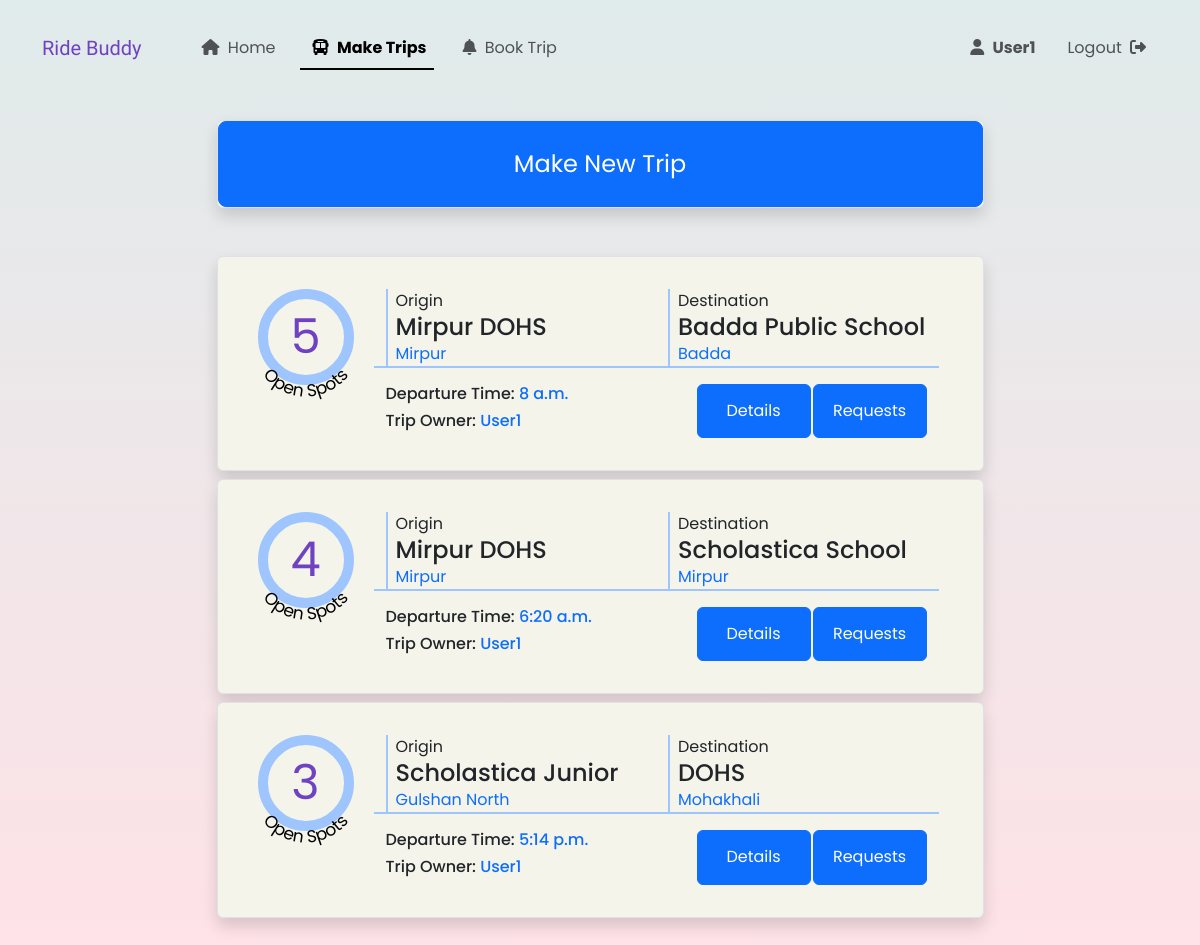
The app's page /make_trip (signed in) with its own data.
### RideSharing/models.py (models this page shows, shortened)
class User(AbstractUser):
    pass

class Trips(models.Model):
    origin = models.ForeignKey(Locations, on_delete = models.CASCADE, related_name = 'start_point')
    destination = models.ForeignKey(Locations, on_delete = models.CASCADE, related_name = 'end_point')
    description_text = models.TextField(null=True, blank=True)
    departure_time = models.TimeField()
    open_seats = models.IntegerField()
    valid_till = models.DateField()
    trip_owner = models.ForeignKey(User, on_delete = models.CASCADE)

class Locations(models.Model):
    LOCATION_TYPES = (
        ('school', 'School'),
        ('residential', 'Residential'),
    )
    location_area = models.CharField(max_length=200)
    location_name = models.CharField(max_length=200)
    embarcation_text = models.CharField(max_length=200)
    type = models.CharField(max_length=20, choices=LOCATION_TYPES)
    def __str__(self):
        return f"{self.location_area} - {self.location_name}"

### RideSharing/views.py (the view)
# urls.py: path("make_trip", views.make_trip, name="make_trip"),
@login_required(login_url ='/login')
def make_trip(request):
    active_user = get_object_or_404(User, pk = request.user.id)
    if request.method == "POST":
        new_trip_form = TripsForm(request.POST)
        if new_trip_form.is_valid():
            new_trip_form.cleaned_data["trip_owner"] = active_user
            TripsForm(new_trip_form.cleaned_data).save()
    inital_form = TripsForm(initial={
        'trip_owner' : active_user
    }).render("form_snippets/form.html")
    today = timezone.now().date()
    my_active_trips = Trips.objects.filter(valid_till__gte=today, trip_owner_id = request.user.id)
    my_active_trips_spots = addremaining_spots(my_active_trips)
    return render(request, "make_trip.html", {
        'trip_form': inital_form,
        'my_active_trips': my_active_trips_spots
    })

### RideSharing/utils.py (called while the page is built)
def find_remaining_spots(underlying_trip):
    total_approved_bookings = Spot_Bookings.objects.filter(trip = underlying_trip, approval_status = True).aggregate(Sum('spots_requested'))['spots_requested__sum']
    remaining_spots = underlying_trip.open_seats
    if total_approved_bookings:
        remaining_spots = underlying_trip.open_seats - total_approved_bookings
    return remaining_spots

def addremaining_spots(trips):
    trip_spot = []
    for trip in trips:
        open_spot = find_remaining_spots(trip)
        trip_spot.append({
            'trip': trip,
            'open_spot':open_spot
        })
    return trip_spot

### RideSharing/templates/component_snippets/navbar_links_set2.html (shortened to what this page needs)
{% if user.is_authenticated %}
                <li class="nav-item">
                    <a class="nav-link" href="{% url 'mypage' %} ">
                        <div class="position-relative">
                            <i class="fa-solid fa-user m-1"></i>
                            <strong>
                                {{ user.username }}
                            </strong>
                        </div>
                    </a>
                </li>
                <li class="nav-item">
                    <a class="nav-link" href="{% url 'logout' %}">
                        Logout
                        <i class="fa-solid fa-right-from-bracket m-1"></i>
                    </a>
                </li>
                {% endif %}

### RideSharing/templates/component_snippets/trips_list.html (shortened to what this page needs)
{% for trip in trips %}
<div id="trips_box_{{trip.trip.id}}" class="border shadow boxes rounded w-100 mx-auto mb-2 position-relative tripsbox">
    <div class="d-flex justify-content-center">
        <div class="mx-2">
            <div style="position: relative;">
                <div class="border-primary-subtle open_seats_container d-flex justify-content-center align-items-center">
                    <div id="open_spots_{{trip.trip.id}}"
                    {% if trip.open_spot %}
                        style="color: var(--bs-purple);"
                    {% else %}
                        style="color: var(--bs-red);"
                    {% endif %}
                    >
                        {{trip.open_spot}}
                    </div>
                    <svg viewBox="0 0 200 200" class="position-absolute" style="overflow:visible; z-index: 1; bottom: -12%; left: -6%; width: 112%; height: 112%;">
                        <text font-size="32" fill="black">
                            <textPath href="#textCircle" startOffset="50%" text-anchor="middle">
                                Open Spots
                            </textPath>
                        </text>
                    </svg>
                </div>
            </div>
        </div>
        <div class=" flex-fill px-4">
            <div class="row row-cols-1 gy-3 row-cols-sm-2 border-bottom border-primary-subtle border-2">
                {% include 'component_snippets/location_look.html' with location=trip.trip.origin type='Origin' %}
                {% include 'component_snippets/location_look.html' with location=trip.trip.destination type='Destination' %}
            </div>
            <div class="mt-3 d-sm-flex  justify-content-between">
                <div class="me-5 d-flex flex-column"
                style="min-width: fit-content;
                flex-grow: 1;
                ">
                    <h6>
                        Departure Time: <span class="text-primary">{{trip.trip.departure_time}}</span>
                    </h6>
                    <h6>
                        Trip Owner: <span class="text-primary">{{trip.trip.trip_owner|capfirst}}</span>
                    </h6>
                </div>
                <div class="justify-content-end"
                style="
                display: flex;
                flex-wrap: wrap;
                flex-basis: 230px;
                flex-shrink: 1;
                gap: 2px;"
                >
                    <button class="btn btn-primary" style="flex-basis: 100px; flex-grow: 1;" type="button"
                        data-bs-toggle="collapse"
                        data-bs-target="#comments_space_{{trip.trip.id}}"
                        aria-expanded="false">
                        Details
                    </button>
                    <button class="btn btn-primary action_button" style="flex-basis: 100px; flex-grow: 1" type="button"
                    {% if booking_trips %}
                    onclick="handle_form_fetch(event, true)"
                    {% else %}
                    onclick="handle_form_fetch(event, false)"
                    {% endif %}
                        data-bs-toggle="collapse"
                        data-bs-target="#form_space_{{trip.trip.id}}"
                        data-targettripid="{{trip.trip.id}}"
                        data-spec_booking="{{spec_booking}}"
                        aria-expanded="false">
                            {% if booking_trips %}
                                Book Spot
                            {% else %}
                                Requests
                            {% endif %}
                    </button>
                </div>
            </div>
        </div>
    </div>
</div>
{% endfor %}

### RideSharing/templates/component_snippets/location_look.html
<div class="col">
    <div class="border-start border-2 border-primary-subtle ps-2">
    {{type}}
        <h4 class="mb-0">
            {{location.location_name}}
        </h4>
        <div class="text-primary">
            {{location.location_area}}
        </div>
    </div>
</div>

### RideSharing/static/styles.css (style rules this page uses)
body { background: linear-gradient(rgb(224, 235, 235), rgb(255, 226, 231)); overflow-x: hidden; min-height: 100vh; }
.boxes { padding: 2rem; max-width: 767px; background-color: rgb(244, 244, 235); }
.open_seats_container { border-radius: 50%; border: 10px solid; width: 6rem; height: 6rem; font-size: 3rem; }

### RideSharing/templates/layout.html (style rules this page uses)
body { font-family: "Poppins", sans-serif; }

### records on screen
User: username "User1"
Trips: open_spot "5", type "Origin Destination", trip.departure_time "8 a.m.", trip.trip_owner "User1"
Locations: location_name "Mirpur DOHS", location_area "Mirpur"
Locations: location_name "Badda Public School", location_area "Badda"
Trips: open_spot "4", type "Origin Destination", trip.departure_time "6:20 a.m.", trip.trip_owner "User1"
Locations: location_name "Scholastica School", location_area "Mirpur"
Trips: open_spot "3", type "Origin Destination", trip.departure_time "5:14 p.m.", trip.trip_owner "User1"
Locations: location_name "Scholastica Junior", location_area "Gulshan North"
Locations: location_name "DOHS", location_area "Mohakhali"
